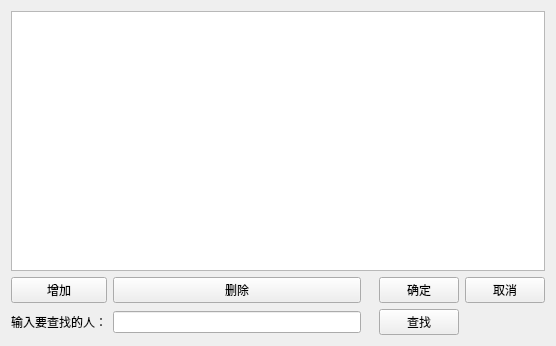
<?xml version="1.0" encoding="UTF-8"?>
<ui version="4.0">
 <class>Widget</class>
 <widget class="QWidget" name="Widget">
  <property name="geometry">
   <rect>
    <x>0</x>
    <y>0</y>
    <width>556</width>
    <height>346</height>
   </rect>
  </property>
  <property name="windowTitle">
   <string>Widget</string>
  </property>
  <layout class="QGridLayout" name="gridLayout">
   <item row="0" column="0" colspan="6">
    <widget class="QTableView" name="tableView"/>
   </item>
   <item row="1" column="0">
    <widget class="QPushButton" name="ButtonAdd">
     <property name="text">
      <string>增加</string>
     </property>
    </widget>
   </item>
   <item row="1" column="5">
    <widget class="QPushButton" name="ButtonCancel">
     <property name="text">
      <string>取消</string>
     </property>
    </widget>
   </item>
   <item row="1" column="4">
    <widget class="QPushButton" name="ButtonSure">
     <property name="text">
      <string>确定</string>
     </property>
    </widget>
   </item>
   <item row="1" column="1">
    <widget class="QPushButton" name="ButtonDel">
     <property name="text">
      <string>删除</string>
     </property>
    </widget>
   </item>
   <item row="2" column="0">
    <widget class="QLabel" name="label">
     <property name="text">
      <string>输入要查找的人：</string>
     </property>
    </widget>
   </item>
   <item row="2" column="1">
    <widget class="QLineEdit" name="lineEdit"/>
   </item>
   <item row="2" column="4">
    <widget class="QPushButton" name="ButtonFind">
     <property name="text">
      <string>查找</string>
     </property>
    </widget>
   </item>
  </layout>
 </widget>
 <layoutdefault spacing="6" margin="11"/>
 <resources/>
 <connections/>
</ui>
